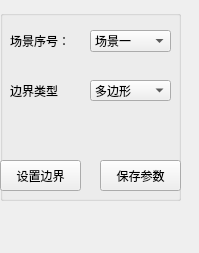
    <widget class="QWidget" name="page">
     <property name="geometry">
      <rect>
       <x>0</x>
       <y>0</y>
       <width>199</width>
       <height>253</height>
      </rect>
     </property>
     <attribute name="icon">
      <iconset resource="smartmonitorsystem.qrc">
       <normaloff>:/new/prefix1/Resources/7.ico</normaloff>:/new/prefix1/Resources/7.ico</iconset>
     </attribute>
     <attribute name="label">
      <string>场景设置</string>
     </attribute>
     <widget class="QGroupBox" name="groupBox_7">
      <property name="geometry">
       <rect>
        <x>0</x>
        <y>10</y>
        <width>181</width>
        <height>191</height>
       </rect>
      </property>
      <property name="title">
       <string/>
      </property>
      <property name="flat">
       <bool>false</bool>
      </property>
      <widget class="QComboBox" name="comboBox_7">
       <property name="geometry">
        <rect>
         <x>90</x>
         <y>20</y>
         <width>81</width>
         <height>22</height>
        </rect>
       </property>
       <item>
        <property name="text">
         <string>场景一</string>
        </property>
       </item>
       <item>
        <property name="text">
         <string>场景二</string>
        </property>
       </item>
       <item>
        <property name="text">
         <string>场景三</string>
        </property>
       </item>
       <item>
        <property name="text">
         <string>场景四</string>
        </property>
       </item>
      </widget>
      <widget class="QLabel" name="label_9">
       <property name="geometry">
        <rect>
         <x>10</x>
         <y>10</y>
         <width>71</width>
         <height>41</height>
        </rect>
       </property>
       <property name="text">
        <string>场景序号：</string>
       </property>
      </widget>
      <widget class="QPushButton" name="pushButton_10">
       <property name="geometry">
        <rect>
         <x>0</x>
         <y>150</y>
         <width>81</width>
         <height>31</height>
        </rect>
       </property>
       <property name="text">
        <string>设置边界</string>
       </property>
       <property name="icon">
        <iconset resource="smartmonitorsystem.qrc">
         <normaloff>:/new/prefix1/Resources/24.ico</normaloff>:/new/prefix1/Resources/24.ico</iconset>
       </property>
      </widget>
      <widget class="QPushButton" name="pushButton_7">
       <property name="geometry">
        <rect>
         <x>100</x>
         <y>150</y>
         <width>81</width>
         <height>31</height>
        </rect>
       </property>
       <property name="text">
        <string>保存参数</string>
       </property>
       <property name="icon">
        <iconset resource="smartmonitorsystem.qrc">
         <normaloff>:/new/prefix1/Resources/26.ico</normaloff>:/new/prefix1/Resources/26.ico</iconset>
       </property>
      </widget>
      <widget class="QComboBox" name="comboBox_8">
       <property name="geometry">
        <rect>
         <x>90</x>
         <y>70</y>
         <width>81</width>
         <height>21</height>
        </rect>
       </property>
       <property name="currentIndex">
        <number>0</number>
       </property>
       <item>
        <property name="text">
         <string>多边形</string>
        </property>
       </item>
       <item>
        <property name="text">
         <string>矩形</string>
        </property>
       </item>
       <item>
        <property name="text">
         <string>圆形</string>
        </property>
       </item>
       <item>
        <property name="text">
         <string>直线</string>
        </property>
       </item>
      </widget>
      <widget class="QLabel" name="label_11">
       <property name="geometry">
        <rect>
         <x>10</x>
         <y>60</y>
         <width>71</width>
         <height>41</height>
        </rect>
       </property>
       <property name="text">
        <string>边界类型</string>
       </property>
      </widget>
     </widget>
    </widget>
